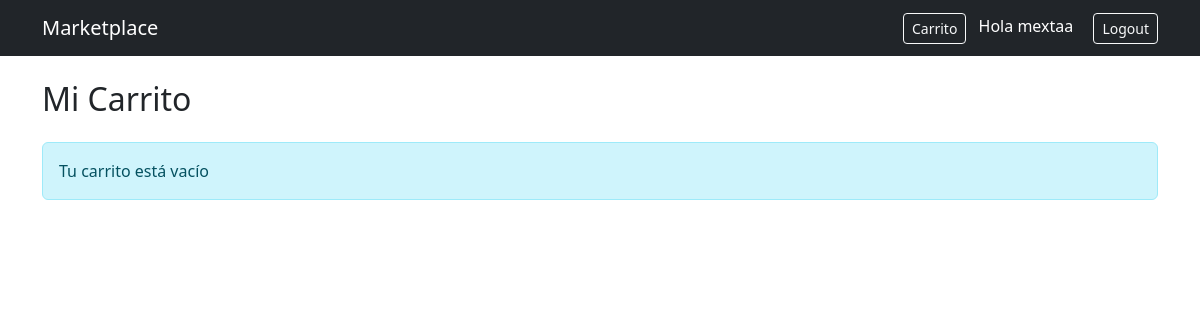
Before: /cart/ (signed in) with the older database file.
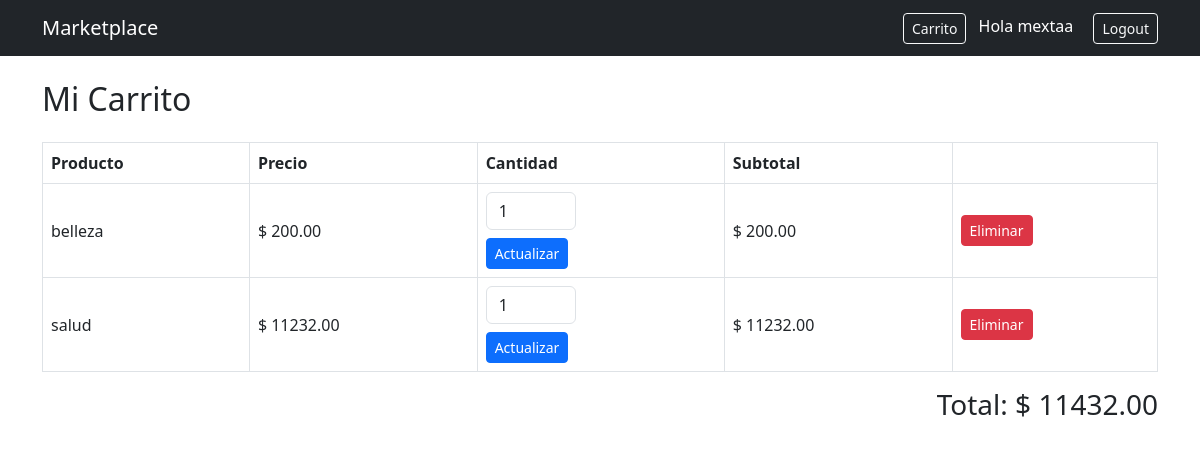
After: the same page with the newer database file.
### store/models.py (models this page shows, shortened)
class CartItem(models.Model):
    id = models.UUIDField(primary_key=True, default=uuid.uuid4, editable=False)
    cart = models.ForeignKey(Cart, on_delete=models.CASCADE)
    product = models.ForeignKey(Product, on_delete=models.CASCADE)
    quantity = models.PositiveIntegerField(default=1)
    class Meta:
        unique_together = ('cart', 'product')
    @property
    def subtotal(self):
        return self.product.price * self.quantity

class Product(models.Model):
    id = models.UUIDField(primary_key=True, default=uuid.uuid4, editable=False)
    name = models.CharField(max_length=150)
    description = models.TextField()
    image = models.ImageField(upload_to='upload/', blank=True, null=True)
    price = models.DecimalField(max_digits=10, decimal_places=2)
    stock = models.PositiveIntegerField(default=0)
    owner = models.ForeignKey(
        User,
        on_delete=models.CASCADE,
        related_name='products'
    )  # 1:N
    categories = models.ManyToManyField(
        Category,
        related_name='products'
    )  # N:M
    created_at = models.DateTimeField(auto_now_add=True)

class Cart(models.Model):
    id = models.UUIDField(primary_key=True, default=uuid.uuid4, editable=False)
    user = models.ForeignKey(
        User,
        on_delete=models.CASCADE,
        related_name='carts'
    )  # 1:N
    products = models.ManyToManyField(
        Product,
        through='CartItem',
        related_name='carts'
    )
    created_at = models.DateTimeField(auto_now_add=True)
    @property
    def total(self):
        return sum(item.subtotal for item in self.cartitem_set.all())

### store/views.py (the view)
# urls.py: path('cart/', views.cart_detail, name='cart_detail'),
@login_required
def cart_detail(request):
    cart, created = Cart.objects.get_or_create(
        user=request.user
    )
    return render(request, 'store/cart_detail.html', {
        'cart': cart
    })

### store/templates/store/cart_detail.html (shortened to what this page needs)
{% extends 'store/base.html' %}
{% block content %}
<h2 class="mb-4">Mi Carrito</h2>
{% if cart.cartitem_set.all %}
<table class="table table-bordered align-middle">
    <thead>
        <tr>
            <th>Producto</th>
            <th>Precio</th>
            <th>Cantidad</th>
            <th>Subtotal</th>
            <th></th>
        </tr>
    </thead>
    <tbody>
    {% for item in cart.cartitem_set.all %}
        <tr>
            <td>{{ item.product.name }}</td>
            <td>$ {{ item.product.price }}</td>
            <td>
                <form method="POST"
                      action="{% url 'update_cart_item' item.id %}">
                    <input type="number"
                           name="quantity"
                           value="{{ item.quantity }}"
                           min="1"
                           class="form-control"
                           style="width:90px;">
                    <button class="btn btn-sm btn-primary mt-2">
                        Actualizar
                    </button>
                </form>
            </td>
            <td>
                $ {{ item.subtotal }}
            </td>
            <td>
                <a href="{% url 'remove_from_cart' item.id %}"
                   class="btn btn-danger btn-sm">
                    Eliminar
                </a>
            </td>
        </tr>
    {% endfor %}
    </tbody>
</table>
<div class="text-end">
    <h3>Total: $ {{ cart.total }}</h3>
</div>
{% else %}
<div class="alert alert-info">
    Tu carrito está vacío
</div>
{% endif %}
{% endblock %}

Changed rows visible on the page:
added CartItem: product.name "belleza", product.price "200.00", quantity "1", subtotal "200.00"
added CartItem: product.name "salud", product.price "11232.00", quantity "1", subtotal "11232.00"
added Cart: total "11432.00"
Other visible differences:
text no longer shown: "Tu carrito está vacío"
text now shown: "Producto Precio Cantidad Subtotal Total: $"
